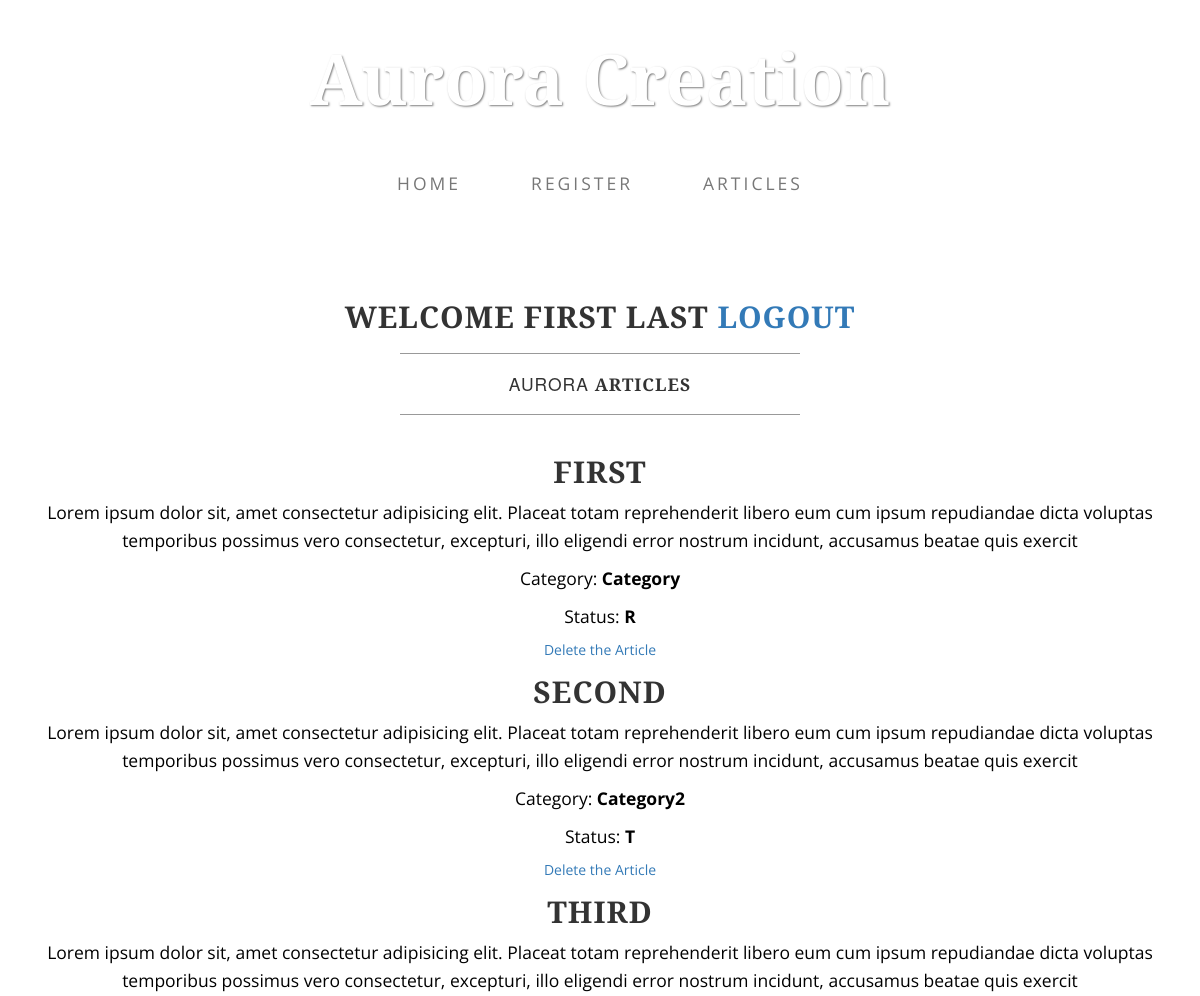
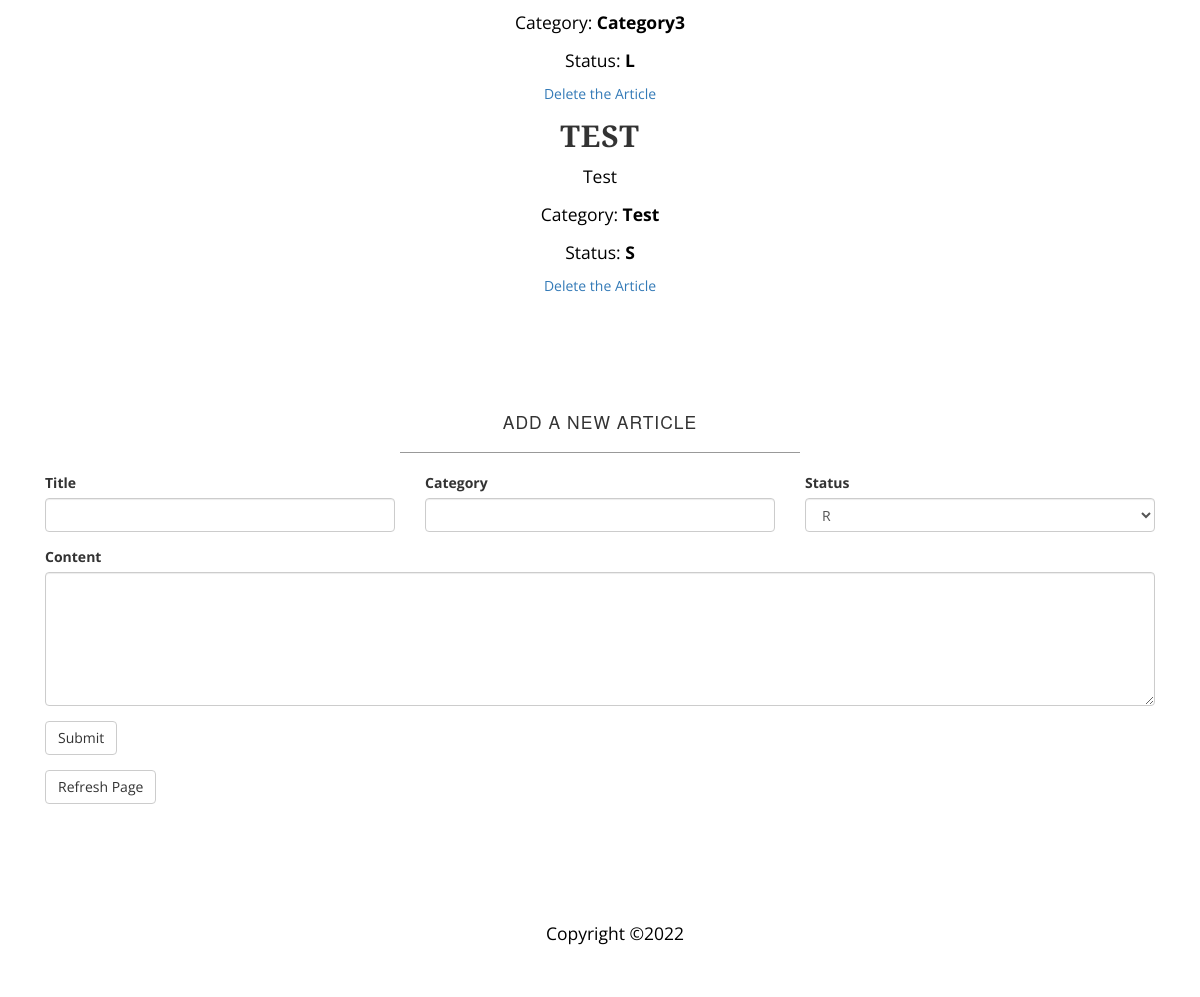
Page /articles.php (signed in) on the committed database (2 pictures, top to bottom).
### tables this page shows
CREATE TABLE `articles` (
  `id` int(11) NOT NULL,
  `title` text NOT NULL,
  `content` text NOT NULL,
  `category` text NOT NULL,
  `stats` varchar(4) NOT NULL
);

### resources/db/db_showArticles.php (the view)
<?php
    $result=$mysqli->query("SELECT * FROM articles ORDER BY id");
    while ($article=mysqli_fetch_array($result)) {
        echo '<article class="single-article">';
        echo '<h2>'.$article['title'].'</h2>';
        echo '<div class="article-content">';
        echo '<p>'.$article['content'].'</p>';
        echo '</div>';
        echo '<p> Category:<strong> '.$article['category'].'</strong></p>';
        echo '<p> Status:<strong> '.$article['stats'].'</strong></p>';
        echo '<a href="resources/db/db_deleteArticle.php?id=' . $article['id'] . '">';
        echo '<div class="form-group col-lg-12"><i class="remove icon"></i>Delete the Article</div>';
        echo '</a>';
        echo '</article>';
    }

### articles.php (shortened to what this page needs)
<?php
if (isset($_SESSION['login'])) {
    $fname = $_SESSION['fname'];
    $lname = $_SESSION['lname'];
?>
<!DOCTYPE html>
<html lang="en">
<head>
  <link href="resources/css/bootstrap.min.css" rel="stylesheet">
  <link href="resources/css/business-casual.css" rel="stylesheet">
</head>
<body>
  <div class="brand">Aurora Creation</div>
  <?php require_once 'resources/view/template/header.php'; ?>
  <div class="container">
    <div class="row">
      <div class="box">
        <div class="col-lg-12">
          <h2 class="text-center"> Welcome
            <?php echo $fname;
                            echo $lname; ?>
            <a href="logout.php">Logout</a>
          </h2>
          <hr>
          <h2 class="intro-text text-center">Aurora
            <strong>articles</strong>
          </h2>
          <hr>
        </div>
        <div class="col-lg-12 text-center">
          <?php require_once ('resources/db/db_connect.php');  ?>
          <?php require_once ('resources/db/db_showArticles.php');?>
          <div class="col-lg-12 text-center">
          </div>
        </div>
      </div>
    </div>
    <div class="row">
      <div class="box">
        <div class="col-lg-12">
          <h2 class="intro-text text-center">add a new article</h2>
          <form method="post" action="<?php echo $_SERVER['PHP_SELF']; ?>" class="ui form">
            <hr>
            <form role="form">
              <div class="row">
                <div class="form-group col-lg-4">
                  <label>Title</label>
                  <input type="text" id="title" name="title" class="form-control">
                </div>
                <div class="form-group col-lg-4">
                  <label>Category</label>
                  <input type="text" id="category" name="category" class="form-control">
                </div>
                <div class="form-group col-lg-4">
                  <label>Status</label>
                  <select id="stats" name="stats" class="form-control">
                    <option value="R">R</option>
                  </select>
                </div>
                <div class="form-group col-lg-12">
                  <label>Content</label>
                  <textarea class="form-control" id="content" name="content" maxlength="250" rows="6"></textarea>
                </div>
                <div class="form-group col-lg-12">
                  <button type="submit" id="add" class="btn btn-default" name="add" value="Add Article">Submit</button>
                </div>
                <div class="form-group col-lg-12">
                  <button onClick="window.location.reload();" class="btn btn-default">Refresh Page</button>
                </div>
              </div>
        </div>
      </div>
    </div>
</body>
<?php require_once 'resources/view/template/footer.php'; ?>
</html>
<?php
} else {
    header("location:login.php");
}

### resources/view/template/header.php (shortened to what this page needs)
<!DOCTYPE html>
<html lang="en">
<nav class="navbar navbar-default" role="navigation">
  <div class="container">
    <div class="collapse navbar-collapse" id="bs-example-navbar-collapse-1">
      <ul class="nav navbar-nav">
        <li>
          <a href="index.php">Home</a>
        </li>
        <li>
          <a href="register.php">Register</a>
        </li>
        <li>
          <a href="articles.php">Articles</a>
      </ul>
    </div>
  </div>
</nav>

### resources/view/template/footer.php (shortened to what this page needs)
<footer>
  <div class="container">
    <div class="row">
      <div class="col-lg-12 text-center">
        <p>Copyright &copy;2022</p>
      </div>
    </div>
  </div>
</footer>

### resources/css/business-casual.css (style rules this page uses)
body { font-family: "Open Sans","Helvetica Neue",Helvetica,Arial,sans-serif; background: url('../img/bg.jpg') no-repeat center center fixed; -webkit-background-size: cover; -moz-background-size: cover; background-size: cover; -o-background-size: cover; }
h1, h2, h3, h4, h5, h6 { text-transform: uppercase; font-family: "Josefin Slab","Helvetica Neue",Helvetica,Arial,sans-serif; font-weight: 700; letter-spacing: 1px; }
p { font-size: 1.25em; line-height: 1.6; color: #000; }
hr { max-width: 400px; border-color: #999999; }
.brand, .address-bar { display: none; }
.navbar-nav { text-transform: uppercase; font-weight: 400; letter-spacing: 3px; }
.box { margin-bottom: 20px; padding: 30px 15px; background: #fff; background: rgba(255,255,255,0.9); }
.intro-text { text-transform: uppercase; font-size: 1.25em; font-weight: 400; letter-spacing: 1px; }
footer { background: #fff; background: rgba(255,255,255,0.9); }
footer p { margin: 0; padding: 50px 0; }
@media screen and (min-width:768px) { .brand { display: inherit; margin: 0; padding: 30px 0 10px; text-align: center; text-shadow: 1px 1px 2px rgba(0,0,0,0.5); font-family: "Josefin Slab","Helvetica Neue",Helvetica,Arial,sans-serif; font-size: 5em; font-weight: 700; line-height: normal; color: #fff; } }
@media screen and (min-width:768px) { .navbar { border-radius: 0; } }
@media screen and (min-width:768px) { .navbar { min-height: 0; } }
@media screen and (min-width:768px) { .navbar-default { border: none; background: #fff; background: rgba(255,255,255,0.9); } }
@media screen and (min-width:768px) { .nav>li>a { padding: 35px; } }
@media screen and (min-width:768px) { .navbar-nav>li>a { line-height: normal; } }
@media screen and (min-width:768px) { .navbar-nav { display: table; float: none; margin: 0 auto; table-layout: fixed; font-size: 1.25em; } }
@media screen and (min-width:1200px) { .box:after { content: ''; display: table; clear: both; } }

### rows in the picture
articles: title "FIRST", content "Lorem ipsum dolor sit, amet consectetur adipisicing elit. Placeat totam reprehenderit libero eum cum ipsum repudiandae dicta voluptas temporibus possimus vero consectetur, excepturi, illo eligendi error nostrum incidunt, accusamus beatae quis exercit", category "Category", stats "R"
articles: title "SECOND", content "Lorem ipsum dolor sit, amet consectetur adipisicing elit. Placeat totam reprehenderit libero eum cum ipsum repudiandae dicta voluptas temporibus possimus vero consectetur, excepturi, illo eligendi error nostrum incidunt, accusamus beatae quis exercit", category "Category2", stats "T"
articles: title "THIRD", content "Lorem ipsum dolor sit, amet consectetur adipisicing elit. Placeat totam reprehenderit libero eum cum ipsum repudiandae dicta voluptas temporibus possimus vero consectetur, excepturi, illo eligendi error nostrum incidunt, accusamus beatae quis exercit", category "Category3", stats "L"
articles: title "TEST", content "Test", category "Test", stats "S"

### other values in the picture
$fname "FIRST"
$lname "LAST"
